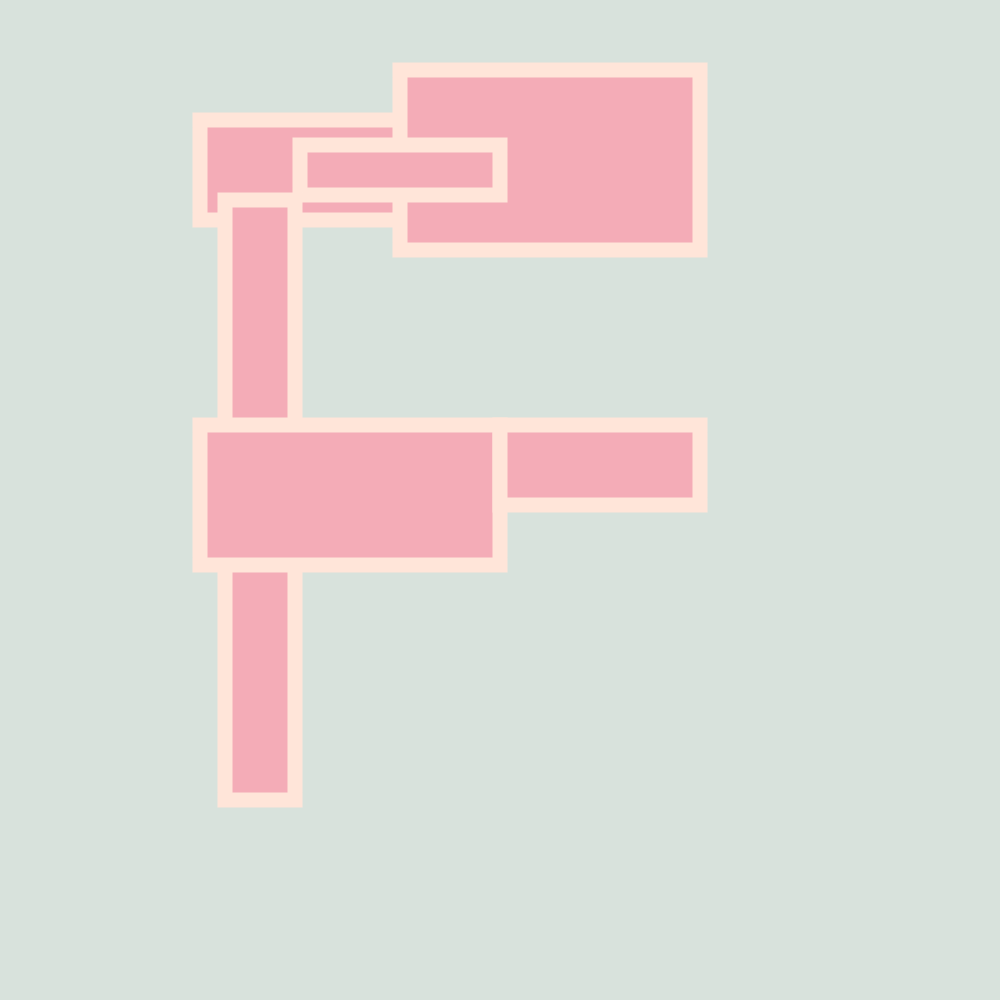
Frame 1 (no input)
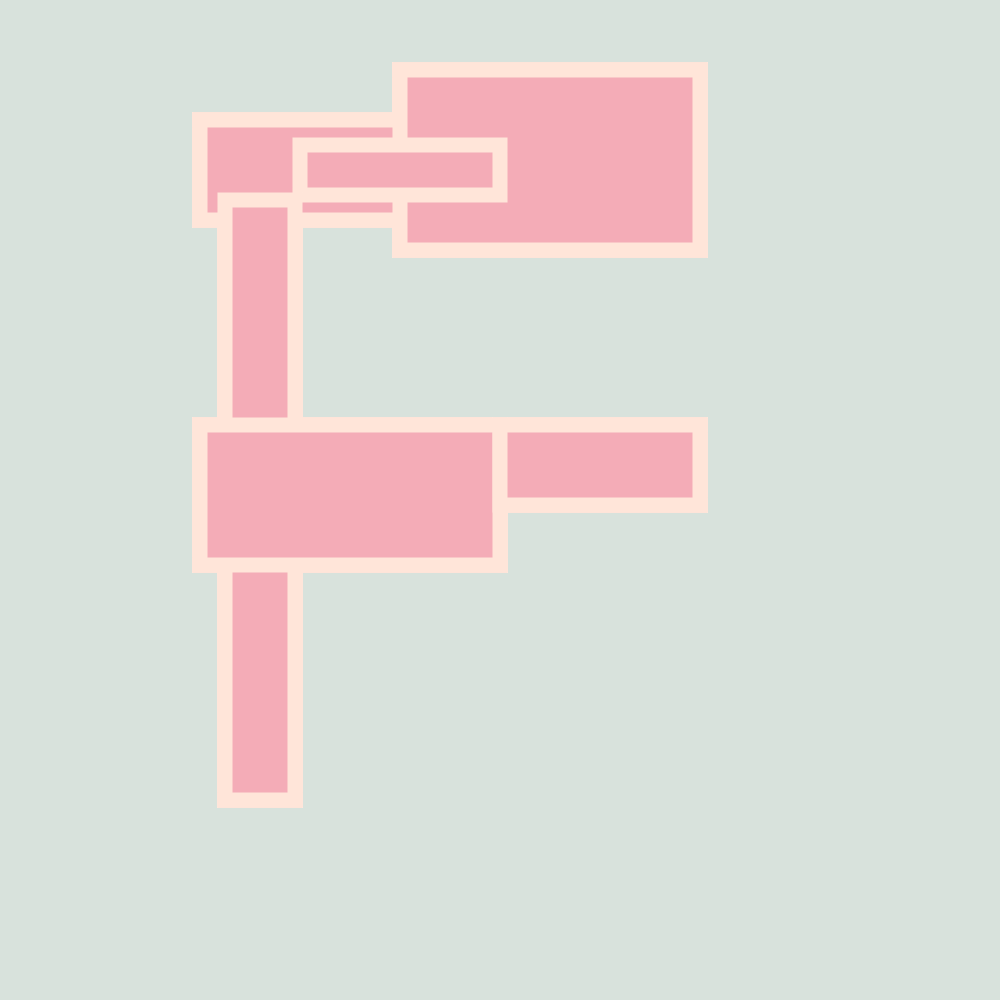
Frame 60 (no input)
Frame 120 (the mouse pressed at the canvas centre since frame 60): identical to frame 60, image omitted

The p5.js sketch that drew these frames (run headless with seeded random() and noise() and a simulated clock; from frame 60 on, the mouse is pressed at the canvas centre):

// p5.js sketch
// ── sketch.js
function setup() {
  createCanvas(1000, 1000)

  background(216, 226, 220)
  strokeWeight(15)
  stroke(255, 229, 217)
  fill(244, 172, 183)
}

function draw() {
  rect(200, 120, 220, 100)
  rect(400, 70, 300, 180)
  rect(300, 145, 200, 50)
  rect(225, 200, 70, 600)
  rect(200, 425, 300, 140)
  rect(500, 425, 200, 80)

  
}
